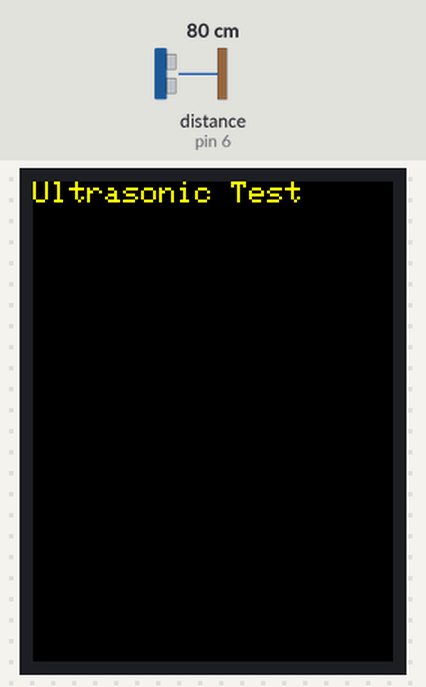
The sketch below on a simulated Arduino Uno, built with avr-gcc and run on an emulated ATmega328P. Parts: 240×320 colour display. Wiring (inferred from the names in the program): ultrasonic range finder: trigger pin 7; echo pin 6. The inputs (shaded band) are chosen by the test bench; at power-on: distance to the obstacle (sensor on pin 6) 80 cm. The echo pulse lasts 58.3 µs per cm; what the sketch prints to the serial monitor is not drawn.

Above: at 2.3 s.

The sketch:

sketch_sep12a.ino
```cpp
#include "SPI.h"
#include "Adafruit_GFX.h"
#include "Adafruit_ILI9341.h"

#define TFT_DC 9
#define TFT_CS 10

Adafruit_ILI9341 tft = Adafruit_ILI9341(TFT_CS, TFT_DC);

const int pingPin = 7;
const int echoPin = 6;


class delayTracker {
  long pollTime;
  unsigned long previousPoll;

public:
  delayTracker(long time) {
    pollTime = time;
    previousPoll = 0;
  }

  bool Update() {
    unsigned long currentTime = millis();

    if (currentTime - previousPoll >= pollTime) {
      previousPoll = currentTime;
      return true;
    } else {
      return false;
    }
  }
};

delayTracker ussPollDelay(100);
delayTracker ussClearTime(2);
delayTracker ussBurstTime(10);
delayTracker screenRefresh(500);

void DrawTitle() {
  tft.fillScreen(ILI9341_BLACK);
  tft.setCursor(0, 0);
  tft.setTextColor(ILI9341_YELLOW);
  tft.setTextSize(2);
  tft.println("Ultrasonic Test");
}

void ultrasonicSensor() {
  if (ussPollDelay.Update() == true) {
    long duration;
    long inches;
    long cm;
    pinMode(pingPin, OUTPUT);
    pinMode(echoPin, INPUT);
    digitalWrite(pingPin, LOW);
    if (ussClearTime.Update() == true) {
      digitalWrite(pingPin, HIGH);
    }
    if (ussBurstTime.Update() == true) {
      digitalWrite(pingPin, LOW);
    }
    duration = pulseIn(echoPin, HIGH);
    inches = duration / 74 / 2;
    cm = duration / 29 / 2;
    Serial.print(duration);
    Serial.print("ms, ");
    Serial.print(inches);
    Serial.print("in, ");
    Serial.print(cm);
    Serial.print("cm");
    Serial.println();
  }
}

void RedrawScreen() {

}

void setup() {
  delay(1000);
  Serial.begin(9600);
  tft.begin();
  delay(1000);
  DrawTitle();

}

void loop() {
  ultrasonicSensor();

}
```
